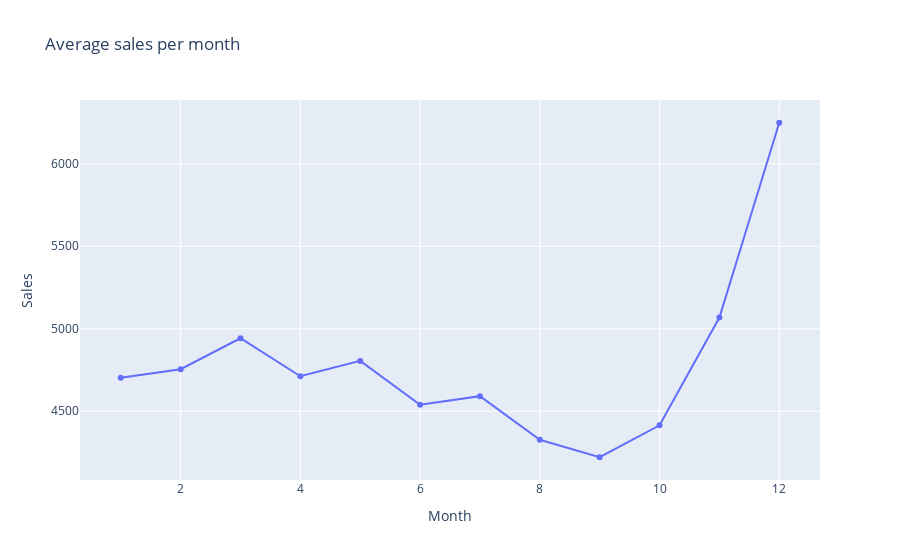

Write notebook code for a chart like this one.
### Code cell
axis = first_store_open.groupby('Month')[['Sales']].mean()
fig = px.line(axis, x = axis.index, y = 'Sales', title = 'Average sales per month', markers = True)
fig.show()

### Figure 1 — Plotly figure (JSON) as saved in the notebook; plotly's stock layout.template omitted (floating-point values rounded to 4 significant figures)
{"data": [{"hovertemplate": "Month=%{x}<br>Sales=%{y}<extra></extra>", "legendgroup": "", "line": {"color": "#636efa", "dash": "solid"}, "marker": {"symbol": "circle"}, "mode": "markers+lines", "name": "", "orientation": "v", "showlegend": false, "type": "scatter", "x": [1, 2, 3, 4, 5, 6, 7, 8, 9, 10, 11, 12], "xaxis": "x", "y": [4703.0, 4755.0, 4942.0, 4712.0, 4805.0, 4539.0, 4591.0, 4327.0, 4221.0, 4414.0, 5068.0, 6249.0], "yaxis": "y"}], "layout": {"legend": {"tracegroupgap": 0}, "title": {"text": "Average sales per month"}, "xaxis": {"anchor": "y", "domain": [0, 1], "title": {"text": "Month"}}, "yaxis": {"anchor": "x", "domain": [0, 1], "title": {"text": "Sales"}}}}
